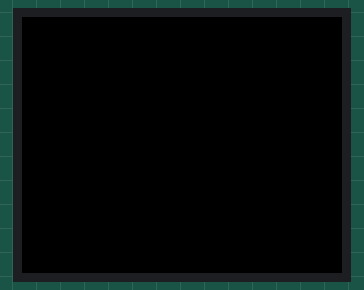
Bench run of a sketch on a simulated Arduino Uno, built with avr-gcc and run on an emulated ATmega328P. On the bench: 160×128 colour display.

Above: at 0.1 s.
At 1.1 s:
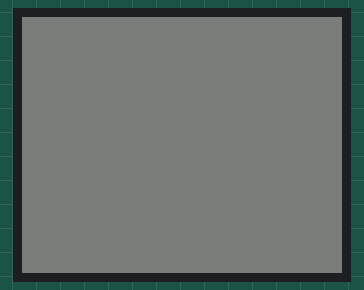
At 2.1 s:
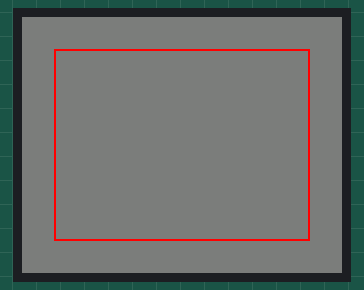
At 3.1 s:
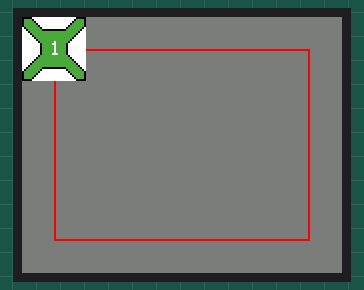
At 5.1 s:
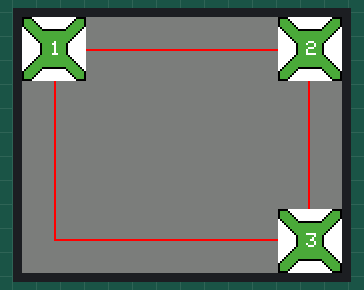
At 7.1 s:
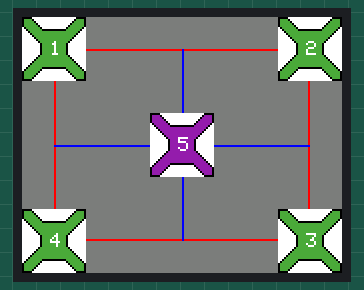

Measured:
- by itself, everything shown: repeats every 7.0 s, in 7 steps
- what the display in image 1 shows lasts 1.0 s, from 1.0 s to 2.0 s

The sketch:

test2_jcvargasq.ino
```cpp
/*
Parcial 2
Animacion de imágenes

Juan Camilo Vargas Q.

Tecnologia Digital
Universidad Nacional de Colombia
2020-07-03
*/
#include "common.h"
#include "x_img.h"

#define COLOR_GRAY 0x7BEF
#define COLOR_FILL_GREEN 0x4D47
#define COLOR_FILL_MAGENTA 0x90F5
#define IMG_W 32
#define IMG_H 32

#define RECT_X 16
#define RECT_Y 16
#define RECT_W 128
#define RECT_H 96
#define CHAR_X 14
#define CHAR_Y 12

#define STATE_MILLIS 1000

TFT TFTscreen = TFT(CS, DC, RST);

typedef enum {
	s0, s1, s2, s3, s4, s5, s6, s7
} state_t;
state_t sketch_state = s0;

void setup() {
	// Initialize screen
	TFTscreen.begin();
	TFTscreen.stroke(COLOR_WHITE);
}

void loop() {
	static unsigned long loop_millis = 0;
	if (millis() - loop_millis > STATE_MILLIS){
		loop_millis = millis();
		state_machine();
	}
}

void draw_image(int pos_x, int pos_y, bool alt_cor){
	for (int row = 0; row < IMG_H; row++) {
		for (int col = 0; col < IMG_W; col++) {
			word p = pgm_read_word(x_img + (row * IMG_W + col));
			if (p == 0x07E0){
				p = alt_cor ? COLOR_FILL_MAGENTA : COLOR_FILL_GREEN;
			}
			TFTscreen.drawPixel(col + pos_x, row + pos_y, p);
		}
	}
}

void state_machine(){
	switch(sketch_state){
		case s0: // Clear screen with gray background
			TFTscreen.background(COLOR_GRAY);

			sketch_state = s1;
			break;
		case s1: // Draw red rectangle
			TFTscreen.drawRect(RECT_X, RECT_Y, RECT_W, RECT_H, COLOR_RED);

			sketch_state = s2;
			break;
		case s2: // 1 in upper left img
			draw_image(0, 0, false);
			TFTscreen.text("1", 0 + CHAR_X, 0 + CHAR_Y);

			sketch_state = s3;
			break;
		case s3: // 2 in upper right img
			draw_image(RECT_W, 0, false);
			TFTscreen.text("2", RECT_W + CHAR_X, 0 + CHAR_Y);

			sketch_state = s4;
			break;
		case s4: // 3 in lower right img
			draw_image(RECT_W, RECT_H, false);
			TFTscreen.text("3", RECT_W + CHAR_X, RECT_H + CHAR_Y);

			sketch_state = s5;
			break;
		case s5: // 4 in lower left img
			draw_image(0, RECT_H, false);
			TFTscreen.text("4", 0 + CHAR_X, RECT_H + CHAR_Y);

			sketch_state = s6;
			break;
		case s6: // 5 in center
			TFTscreen.drawFastHLine(RECT_X, 64, RECT_W, COLOR_BLUE);
			TFTscreen.drawFastVLine(80, RECT_Y, RECT_H, COLOR_BLUE);
			draw_image(64, 48, true);
			TFTscreen.text("5", 64 + CHAR_X, 48 + CHAR_Y);

			sketch_state = s0;
			break;
	} // END SWITCH(sketch_state)
} // END STATE_MACHINE()
```

common.h
```cpp
// COMMON DEFINITIONS
#include <SPI.h>
#include <TFT.h>
#include <avr/pgmspace.h>

// TFT DEFINITIONS
#define CS  10
#define DC   9
#define RST  8

// 16-bit ('565') colors
#define COLOR_BLACK 0x0000
#define COLOR_WHITE 0xFFFF
#define COLOR_RED 0xF800
#define COLOR_GREEN 0x07E0
#define COLOR_BLUE 0x001F
#define COLOR_CYAN 0x07FF
#define COLOR_MAGENTA 0xF81F
#define COLOR_YELLOW 0xFFE0
#define COLOR_ORANGE 0xFC00

/// Court parameters
#define COURT_X 5
#define COURT_Y 10
#define COURT_W 150
#define COURT_H 108

// Court structure
typedef struct {
	int top;
	int bottom;
	int left;
	int right;
} court_t;
```

Source omitted: x_img.h (data table, 9378 bytes)
